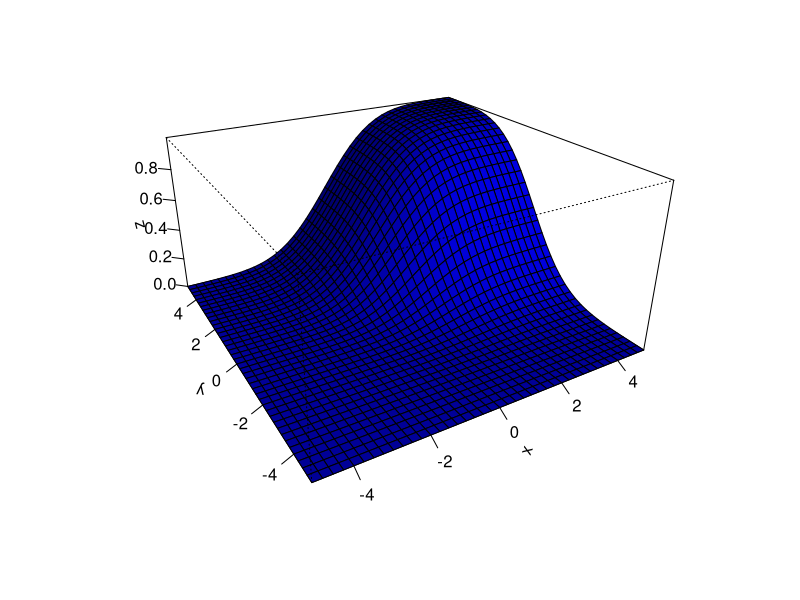
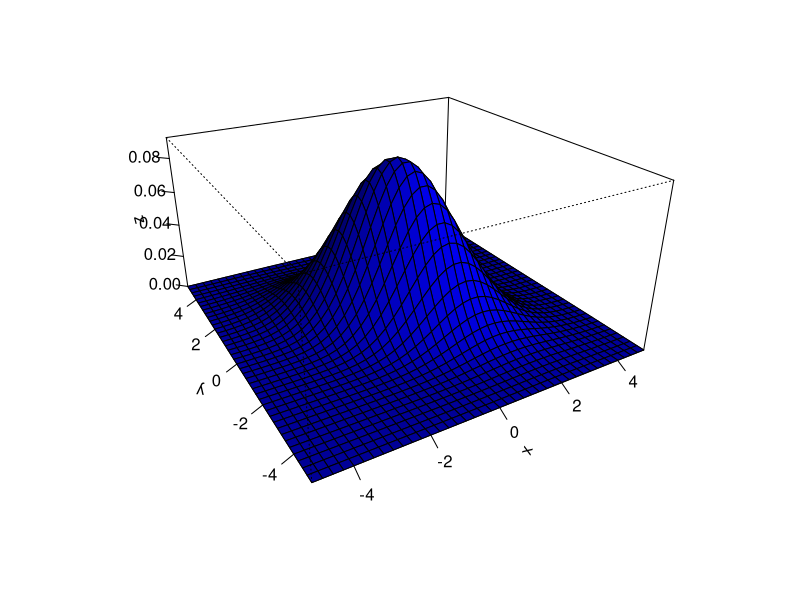
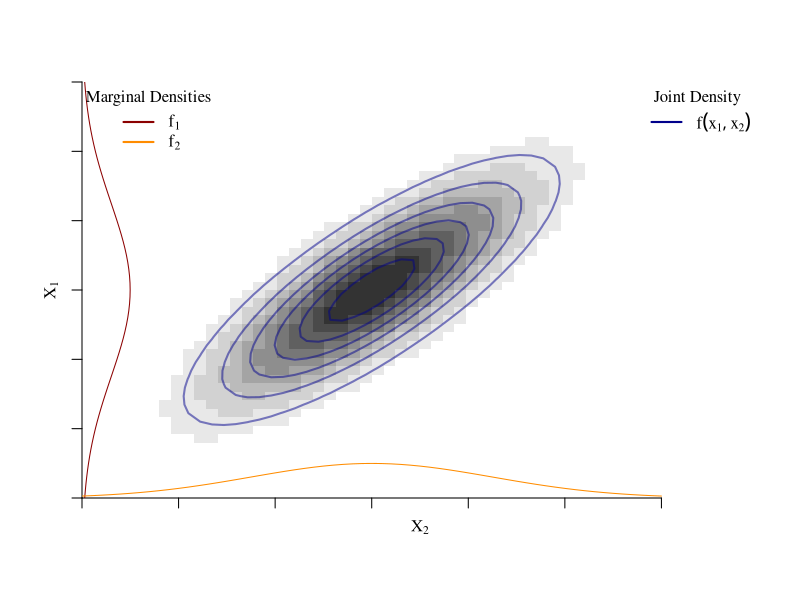
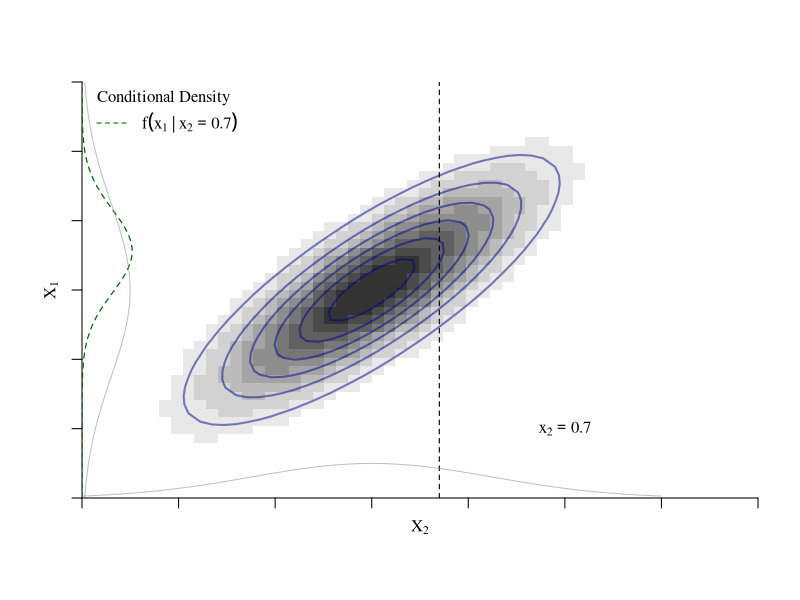
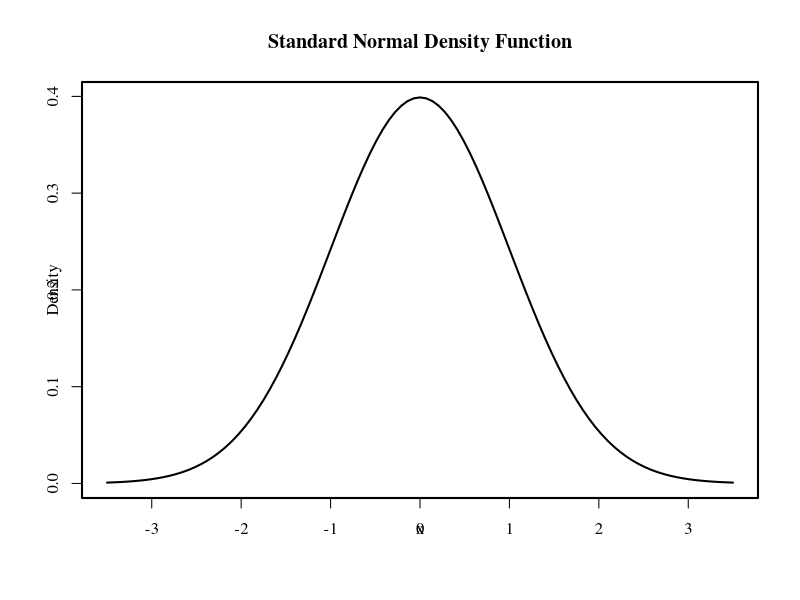
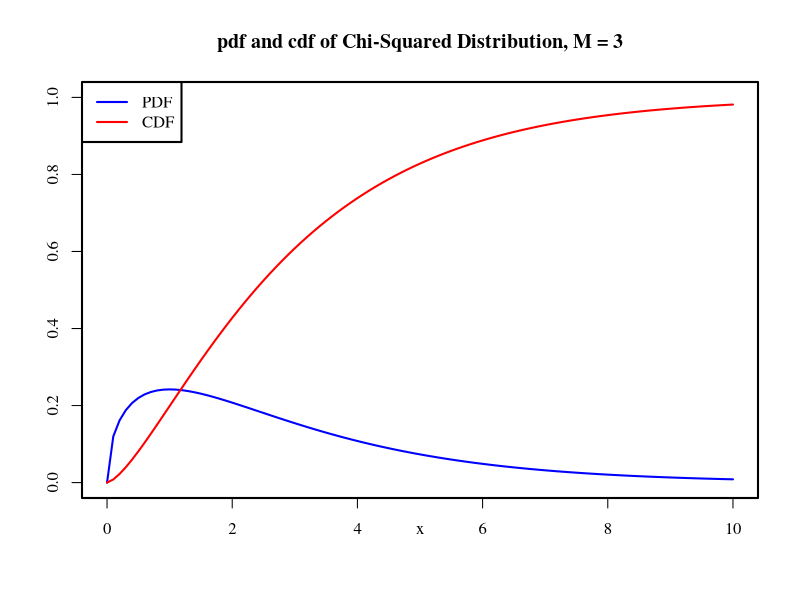
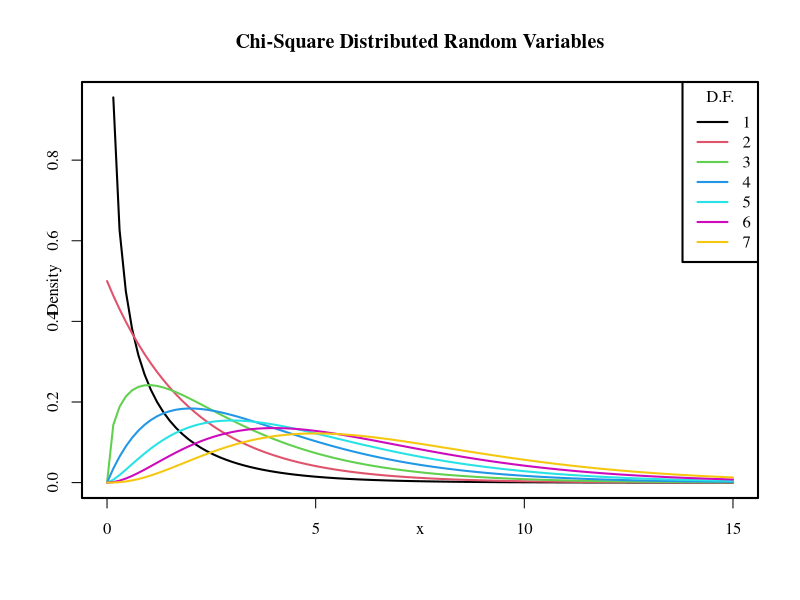
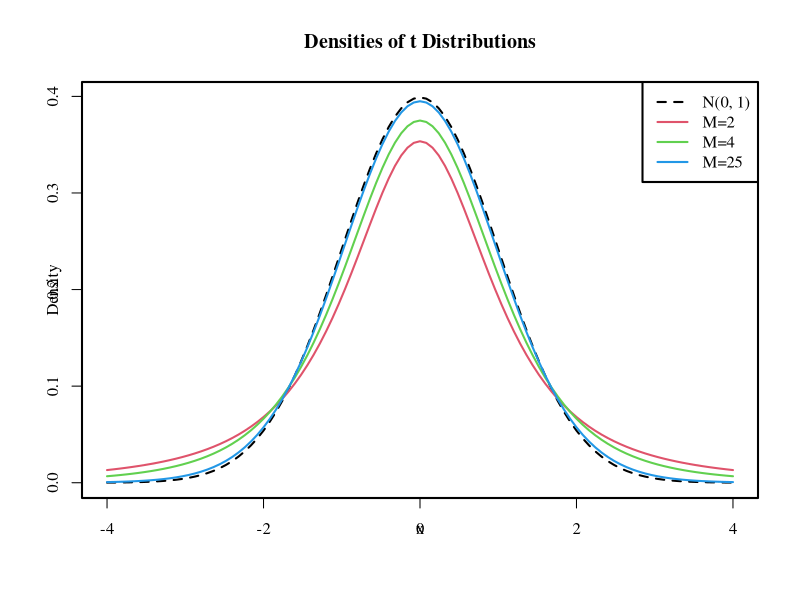

Here is the R script that generated these plots, in order:
## ---- chunk 1
set.seed(869)
## 1 (fair) coin-flip:
results <- sample(x = c("H", "T"), size = 5, replace = TRUE)
## Relative frequency of "H" in 5 coin-flips
length(results[results=="H"])/5

## 10 (fair) coin-flips:
results <- sample(x = c("H", "T"), size = 50, replace = TRUE)
## Relative frequency of "H" in 50 coin-flips
length(results[results=="H"])/50

## 100000 (fair) coin-flips:
results <- sample(x = c("H", "T"), size = 5000, replace = TRUE)
## Relative frequency of "H" in 5000 coin-flips
length(results[results=="H"])/5000
## ---- chunk 2
## Install the package if not installed yet
# install.packages("mnormt")

library(mnormt)

x     <- seq(-5, 5, 0.25) 
y     <- seq(-5, 5, 0.25)
mu    <- c(0, 0)
sigma <- matrix(c(2, -1, -1, 2), nrow = 2)
f     <- function(x, y) pmnorm(cbind(x, y), mu, sigma)
z     <- outer(x, y, f)

persp(x, y, z, theta = -30, phi = 25, 
      shade = 0.75, col = "blue", expand = 0.5, r = 2, 
      ltheta = 25, ticktype = "detailed")
## ---- chunk 3
## Load the package
library(mnormt)

x     <- seq(-5, 5, 0.25) 
y     <- seq(-5, 5, 0.25)
mu    <- c(0, 0)
sigma <- matrix(c(2, -1, -1, 2), nrow = 2)
f     <- function(x, y) dmnorm(cbind(x, y), mu, sigma)
z     <- outer(x, y, f)

persp(x, y, z, theta = -30, phi = 25, 
      shade = 0.75, col = "blue", expand = 0.5, r = 2, 
      ltheta = 25, ticktype = "detailed")
## ---- chunk 4
library("scales")
par(lwd=2,mgp=c(1,1,0), family="serif")
# Modified to extract diagonal.
bivariate.normal <- function(x, mu, Sigma) 
  exp(-.5 * diag(t(x-mu) %*% solve(Sigma) %*% (x-mu))) / sqrt(2 * pi * det(Sigma))

mu    <- c(0,0)
Sigma <- matrix(c(1,.8,.8,1), nrow=2)

x1 <- seq(-3, 3, length.out=50)
x2 <- seq(-3, 3, length.out=50)

# plot(1:10,axes=FALSE, frame.plot=TRUE, lwd=1)

# z can now be calculated much easier.
z     <- bivariate.normal(t(expand.grid(x1,x2)),mu,Sigma)
dim(z)<-c(length(x1),length(x2))
contour(x1, x2, z, col="#4545FF", drawlabels=FALSE, nlevels=5,
        xlab=expression(X[2]), ylab=expression(X[1]),  lwd=1,xlim=c(-3,4),ylim=range(x2),frame.plot=FALSE,axes=FALSE,xaxs = "i", yaxs = "i")
image(x1, x2, z, col=gray(seq(1,.2,len=10)), add=TRUE)
contour(x1, x2, z, col=alpha("darkblue", 0.5), drawlabels=FALSE, nlevels=5, add=TRUE)
#box(lwd=.5)
axis(1,at = -3:3, labels=FALSE,lwd.ticks=1)
axis(2,labels=FALSE,lwd.ticks=1)

# Marginal probability distribution: http://mpdc.mae.cornell.edu/Courses/MAE714/biv-normal.pdf
# Please check this, I'm not sure it is correct.
marginal.x1<-function(x)  exp((-(x-mu[1])^2)/2*(Sigma[1,2]^2)) / (Sigma[1,2]*sqrt(2*pi))
marginal.x2<-function(x)  exp((-(x-mu[1])^2)/2*(Sigma[2,1]^2)) / (Sigma[2,1]*sqrt(2*pi))

# Left side solid
x.s  <- seq(from=min(x1),to=max(x1),by=0.1)
vals<-marginal.x2(x.s)
lines(vals-abs(min(x1)),x.s,lty=1,lwd=1, col="darkred")

# Bottom side solid
vals<-marginal.x1(x.s)
lines(x.s,vals-abs(min(x2)),lty=1,lwd=1, col="darkorange")
legend("topleft", col=c("darkred","darkorange"), lty=1, legend = c(expression(f[1]),expression(f[2])), bty="n",
       title = "Marginal Densities")
legend("topright", col=c("darkblue"), lty=1, legend = expression(f(x[1],x[2])), bty="n",
       title = "Joint Density")
## ---- chunk 5
par(lwd=2,mgp=c(1,1,0), family="serif")
# Modified to extract diagonal.
bivariate.normal <- function(x, mu, Sigma) 
  exp(-.5 * diag(t(x-mu) %*% solve(Sigma) %*% (x-mu))) / sqrt(2 * pi * det(Sigma))

mu    <- c(0,0)
Sigma <- matrix(c(1,.8,.8,1), nrow=2)

x1 <- seq(-3, 3, length.out=50)
x2 <- seq(-3, 3, length.out=50)

# plot(1:10,axes=FALSE, frame.plot=TRUE, lwd=1)

# z can now be calculated much easier.
# z     <- bivariate.normal(t(expand.grid(x1,x2)),mu,Sigma)
# dim(z)<-c(length(x1),length(x2))
# contour(x1, x2, z, col="#4545FF", drawlabels=FALSE, nlevels=5,
#         xlab=expression(X[1]), ylab=expression(X[2]),  lwd=1,xlim=c(-3,4),ylim=range(x2),frame.plot=FALSE,axes=FALSE,xaxs = "i", yaxs = "i")


z     <- bivariate.normal(t(expand.grid(x1,x2)),mu,Sigma)
dim(z)<-c(length(x1),length(x2))
contour(x1, x2, z, col="#4545FF", drawlabels=FALSE, nlevels=5,
        xlab=expression(X[2]), ylab=expression(X[1]),  lwd=1,xlim=c(-3,4),ylim=range(x2),frame.plot=FALSE,axes=FALSE,xaxs = "i", yaxs = "i")
image(x1, x2, z, col=gray(seq(1,.2,len=10)), add=TRUE)
contour(x1, x2, z, col=alpha("darkblue", 0.5), drawlabels=FALSE, nlevels=5, add=TRUE)

#box(lwd=.5)
axis(1,labels=FALSE,lwd.ticks=1)
axis(2,labels=FALSE,lwd.ticks=1)
abline(v=.7, col=1, lwd=1.1, lty=2)
text(2, -2, labels=expression(x[2]==0.7))

# Dotted
f    <- function(x1,x2) bivariate.normal(t(cbind(x1,x2)),mu,Sigma)
x.s  <- seq(from=min(x1),to=max(x1),by=0.1)
vals <- f(x1=0.7,x2=x.s)
lines(vals-abs(min(x1)),x.s,lty=2,lwd=1.2, col="darkgreen")


marginal.x1<-function(x) exp((-(x-mu[1])^2)/2*(Sigma[1,2]^2)) / (Sigma[1,2]*sqrt(2*pi))
marginal.x2<-function(x) exp((-(x-mu[1])^2)/2*(Sigma[2,1]^2)) / (Sigma[2,1]*sqrt(2*pi))

# Left side solid
vals<-marginal.x2(x.s)
lines(vals-abs(min(x1)),x.s,lty=1,lwd=1, col=gray(.5, 0.5))
 
# Bottom side solid
vals<-marginal.x1(x.s)
lines(x.s,vals-abs(min(x2)),lty=1,lwd=1, col=gray(.5, 0.5))

# legend("topright", col=c("darkred","darkorange"), lty=1, legend = c(expression(f[1]),expression(f[2])), bty="n",
#        title = "Marginal Densities")
legend("topleft", col="darkgreen", lty=2.1, lwd=.98, 
legend = expression(f(x[1]~ "|" ~ x[2]==0.7)), bty="n",
       title = "Conditional Density")
## ---- chunk 6
set.seed(51)
## Set the parameter k
k <- 10
## Draw one realization from the discrete uniform distribution
sample(x = 1:k, size = 1, replace = TRUE)
## ---- chunk 7
set.seed(51)
## Set the parameter p
p <- 0.25
## Draw n realization from the discrete uniform distribution
n <- 5
sample(x = c(0,1), size = n, prob = c(1-p, p), replace=TRUE)

## Alternatively:
## (Bernoulli(p) equals Binomial(1,p))
rbinom(n = n, size = 1, prob = p)
## ---- chunk 8
set.seed(51)
## Set the parameters n and p
size <-   10 # number of trials
p    <- 0.25 # prob of success

## Draw n realization from the binomial distribution:
n <- 5
rbinom(n = n, size = size, prob = p)
## ---- chunk 9
## Drawing from the uniform distribution:
n <- 10
a <- 0
b <- 1
runif(n = n, min = a, max = b)
## ---- chunk 10
# draw a plot of the N(0,1) PDF
curve(dnorm(x),
      xlim = c(-3.5, 3.5),
      ylab = "Density", 
      main = "Standard Normal Density Function") 
## ---- chunk 11
## Drawing from the uniform distribution:
n     <- 12
mu    <- 0
sigma <- 1
rnorm(n = n, mean = mu, sd = sigma) 
## ---- chunk 12
# plot the PDF
curve(dchisq(x, df = 3), 
      xlim = c(0, 10), 
      ylim = c(0, 1), 
      col = "blue",
      ylab = "",
      main = "pdf and cdf of Chi-Squared Distribution, M = 3")

# add the CDF to the plot
curve(pchisq(x, df = 3), 
      xlim = c(0, 10), 
      add = TRUE, 
      col = "red")

# add a legend to the plot
legend("topleft", 
       c("PDF", "CDF"), 
       col = c("blue", "red"), 
       lty = c(1, 1))
## ---- chunk 13
# plot the density for M=1
curve(dchisq(x, df = 1), 
      xlim = c(0, 15), 
      xlab = "x", 
      ylab = "Density", 
      main = "Chi-Square Distributed Random Variables")

# add densities for M=2,...,7 to the plot using a 'for()' loop 
for (M in 2:7) {
  curve(dchisq(x, df = M),
        xlim = c(0, 15), 
        add = T, 
        col = M)
}

# add a legend
legend("topright", 
       as.character(1:7), 
       col = 1:7 , 
       lty = 1, 
       title = "D.F.")
## ---- chunk 14
# plot the standard normal density
curve(dnorm(x), 
      xlim = c(-4, 4), 
      xlab = "x", 
      lty = 2, 
      ylab = "Density", 
      main = "Densities of t Distributions")

# plot the t density for M=2
curve(dt(x, df = 2), 
      xlim = c(-4, 4), 
      col = 2, 
      add = T)

# plot the t density for M=4
curve(dt(x, df = 4), 
      xlim = c(-4, 4), 
      col = 3, 
      add = T)

# plot the t density for M=25
curve(dt(x, df = 25), 
      xlim = c(-4, 4), 
      col = 4, 
      add = T)

# add a legend
legend("topright", 
       c("N(0, 1)", "M=2", "M=4", "M=25"), 
       col = 1:4, 
       lty = c(2, 1, 1, 1))
## ---- chunk 15
pf(2, df1 = 3, df2 = 14, lower.tail = F)
## ---- chunk 16
# define coordinate vectors for vertices of the polygon
x <- c(2, seq(2, 10, 0.01), 10)
y <- c(0, df(seq(2, 10, 0.01), 3, 14), 0)

# draw density of F_{3, 14}
curve(df(x ,3 ,14), 
      ylim = c(0, 0.8), 
      xlim = c(0, 10), 
      ylab = "Density",
      main = "Density Function")

# draw the polygon
polygon(x, y, col = "orange")
